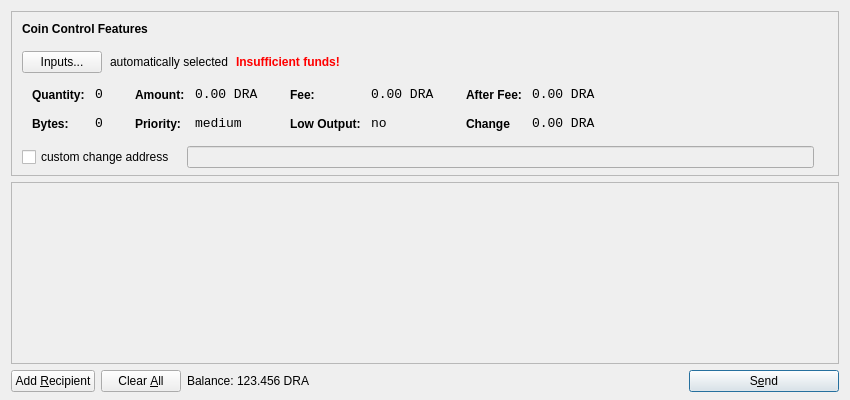
<?xml version="1.0" encoding="UTF-8"?>
<ui version="4.0">
 <class>SendCoinsDialog</class>
 <widget class="QDialog" name="SendCoinsDialog">
  <property name="geometry">
   <rect>
    <x>0</x>
    <y>0</y>
    <width>850</width>
    <height>400</height>
   </rect>
  </property>
  <property name="windowTitle">
   <string>Send Coins</string>
  </property>
  <layout class="QVBoxLayout" name="verticalLayout" stretch="0,1,0">
   <property name="bottomMargin">
    <number>8</number>
   </property>
   <item>
    <widget class="QFrame" name="frameCoinControl">
     <property name="sizePolicy">
      <sizepolicy hsizetype="Expanding" vsizetype="Expanding">
       <horstretch>0</horstretch>
       <verstretch>0</verstretch>
      </sizepolicy>
     </property>
     <property name="maximumSize">
      <size>
       <width>16777215</width>
       <height>16777215</height>
      </size>
     </property>
     <property name="frameShape">
      <enum>QFrame::StyledPanel</enum>
     </property>
     <property name="frameShadow">
      <enum>QFrame::Sunken</enum>
     </property>
     <layout class="QVBoxLayout" name="verticalLayoutCoinControl2">
      <property name="spacing">
       <number>-1</number>
      </property>
      <property name="leftMargin">
       <number>0</number>
      </property>
      <property name="topMargin">
       <number>0</number>
      </property>
      <property name="rightMargin">
       <number>0</number>
      </property>
      <property name="bottomMargin">
       <number>6</number>
      </property>
      <item>
       <layout class="QVBoxLayout" name="verticalLayoutCoinControl" stretch="0,0,0,0,1">
        <property name="spacing">
         <number>0</number>
        </property>
        <property name="leftMargin">
         <number>10</number>
        </property>
        <property name="topMargin">
         <number>10</number>
        </property>
        <item>
         <layout class="QHBoxLayout" name="horizontalLayoutCoinControl1">
          <property name="bottomMargin">
           <number>15</number>
          </property>
          <item>
           <widget class="QLabel" name="labelCoinControlFeatures">
            <property name="sizePolicy">
             <sizepolicy hsizetype="Preferred" vsizetype="Maximum">
              <horstretch>0</horstretch>
              <verstretch>0</verstretch>
             </sizepolicy>
            </property>
            <property name="font">
             <font>
              <weight>75</weight>
              <bold>true</bold>
             </font>
            </property>
            <property name="styleSheet">
             <string notr="true">font-weight:bold;</string>
            </property>
            <property name="text">
             <string>Coin Control Features</string>
            </property>
           </widget>
          </item>
         </layout>
        </item>
        <item>
         <layout class="QHBoxLayout" name="horizontalLayoutCoinControl2" stretch="0,0,0,0">
          <property name="spacing">
           <number>8</number>
          </property>
          <property name="bottomMargin">
           <number>10</number>
          </property>
          <item>
           <widget class="QPushButton" name="pushButtonCoinControl">
            <property name="styleSheet">
             <string notr="true"/>
            </property>
            <property name="text">
             <string>Inputs...</string>
            </property>
           </widget>
          </item>
          <item>
           <widget class="QLabel" name="labelCoinControlAutomaticallySelected">
            <property name="text">
             <string>automatically selected</string>
            </property>
            <property name="margin">
             <number>5</number>
            </property>
           </widget>
          </item>
          <item>
           <widget class="QLabel" name="labelCoinControlInsuffFunds">
            <property name="font">
             <font>
              <weight>75</weight>
              <bold>true</bold>
             </font>
            </property>
            <property name="styleSheet">
             <string notr="true">color:red;font-weight:bold;</string>
            </property>
            <property name="text">
             <string>Insufficient funds!</string>
            </property>
            <property name="margin">
             <number>5</number>
            </property>
           </widget>
          </item>
          <item>
           <spacer name="horizontalSpacerCoinControl">
            <property name="orientation">
             <enum>Qt::Horizontal</enum>
            </property>
            <property name="sizeHint" stdset="0">
             <size>
              <width>40</width>
              <height>1</height>
             </size>
            </property>
           </spacer>
          </item>
         </layout>
        </item>
        <item>
         <widget class="QWidget" name="widgetCoinControl" native="true">
          <property name="sizePolicy">
           <sizepolicy hsizetype="Preferred" vsizetype="Preferred">
            <horstretch>0</horstretch>
            <verstretch>0</verstretch>
           </sizepolicy>
          </property>
          <property name="minimumSize">
           <size>
            <width>0</width>
            <height>0</height>
           </size>
          </property>
          <property name="styleSheet">
           <string notr="true"/>
          </property>
          <layout class="QHBoxLayout" name="horizontalLayoutCoinControl5">
           <property name="margin">
            <number>0</number>
           </property>
           <item>
            <layout class="QHBoxLayout" name="horizontalLayoutCoinControl3" stretch="0,0,0,1">
             <property name="spacing">
              <number>20</number>
             </property>
             <property name="topMargin">
              <number>0</number>
             </property>
             <property name="bottomMargin">
              <number>10</number>
             </property>
             <item>
              <layout class="QFormLayout" name="formLayoutCoinControl1">
               <property name="horizontalSpacing">
                <number>10</number>
               </property>
               <property name="verticalSpacing">
                <number>14</number>
               </property>
               <property name="leftMargin">
                <number>10</number>
               </property>
               <property name="topMargin">
                <number>4</number>
               </property>
               <property name="rightMargin">
                <number>6</number>
               </property>
               <item row="0" column="0">
                <widget class="QLabel" name="labelCoinControlQuantityText">
                 <property name="styleSheet">
                  <string notr="true">font-weight:bold;</string>
                 </property>
                 <property name="text">
                  <string>Quantity:</string>
                 </property>
                 <property name="margin">
                  <number>0</number>
                 </property>
                </widget>
               </item>
               <item row="0" column="1">
                <widget class="QLabel" name="labelCoinControlQuantity">
                 <property name="font">
                  <font>
                   <family>Monospace</family>
                   <pointsize>10</pointsize>
                  </font>
                 </property>
                 <property name="cursor">
                  <cursorShape>IBeamCursor</cursorShape>
                 </property>
                 <property name="contextMenuPolicy">
                  <enum>Qt::ActionsContextMenu</enum>
                 </property>
                 <property name="text">
                  <string>0</string>
                 </property>
                 <property name="margin">
                  <number>0</number>
                 </property>
                 <property name="textInteractionFlags">
                  <set>Qt::LinksAccessibleByMouse|Qt::TextSelectableByKeyboard|Qt::TextSelectableByMouse</set>
                 </property>
                </widget>
               </item>
               <item row="1" column="0">
                <widget class="QLabel" name="labelCoinControlBytesText">
                 <property name="styleSheet">
                  <string notr="true">font-weight:bold;</string>
                 </property>
                 <property name="text">
                  <string>Bytes:</string>
                 </property>
                </widget>
               </item>
               <item row="1" column="1">
                <widget class="QLabel" name="labelCoinControlBytes">
                 <property name="font">
                  <font>
                   <family>Monospace</family>
                   <pointsize>10</pointsize>
                  </font>
                 </property>
                 <property name="cursor">
                  <cursorShape>IBeamCursor</cursorShape>
                 </property>
                 <property name="contextMenuPolicy">
                  <enum>Qt::ActionsContextMenu</enum>
                 </property>
                 <property name="text">
                  <string>0</string>
                 </property>
                 <property name="textInteractionFlags">
                  <set>Qt::LinksAccessibleByMouse|Qt::TextSelectableByKeyboard|Qt::TextSelectableByMouse</set>
                 </property>
                </widget>
               </item>
              </layout>
             </item>
             <item>
              <layout class="QFormLayout" name="formLayoutCoinControl2">
               <property name="horizontalSpacing">
                <number>10</number>
               </property>
               <property name="verticalSpacing">
                <number>14</number>
               </property>
               <property name="leftMargin">
                <number>6</number>
               </property>
               <property name="topMargin">
                <number>4</number>
               </property>
               <property name="rightMargin">
                <number>6</number>
               </property>
               <item row="0" column="0">
                <widget class="QLabel" name="labelCoinControlAmountText">
                 <property name="styleSheet">
                  <string notr="true">font-weight:bold;</string>
                 </property>
                 <property name="text">
                  <string>Amount:</string>
                 </property>
                 <property name="margin">
                  <number>0</number>
                 </property>
                </widget>
               </item>
               <item row="0" column="1">
                <widget class="QLabel" name="labelCoinControlAmount">
                 <property name="font">
                  <font>
                   <family>Monospace</family>
                   <pointsize>10</pointsize>
                  </font>
                 </property>
                 <property name="cursor">
                  <cursorShape>IBeamCursor</cursorShape>
                 </property>
                 <property name="contextMenuPolicy">
                  <enum>Qt::ActionsContextMenu</enum>
                 </property>
                 <property name="text">
                  <string>0.00 DRA</string>
                 </property>
                 <property name="textInteractionFlags">
                  <set>Qt::LinksAccessibleByMouse|Qt::TextSelectableByKeyboard|Qt::TextSelectableByMouse</set>
                 </property>
                </widget>
               </item>
               <item row="1" column="0">
                <widget class="QLabel" name="labelCoinControlPriorityText">
                 <property name="styleSheet">
                  <string notr="true">font-weight:bold;</string>
                 </property>
                 <property name="text">
                  <string>Priority:</string>
                 </property>
                </widget>
               </item>
               <item row="1" column="1">
                <widget class="QLabel" name="labelCoinControlPriority">
                 <property name="font">
                  <font>
                   <family>Monospace</family>
                   <pointsize>10</pointsize>
                  </font>
                 </property>
                 <property name="cursor">
                  <cursorShape>IBeamCursor</cursorShape>
                 </property>
                 <property name="contextMenuPolicy">
                  <enum>Qt::ActionsContextMenu</enum>
                 </property>
                 <property name="text">
                  <string>medium</string>
                 </property>
                 <property name="textInteractionFlags">
                  <set>Qt::LinksAccessibleByMouse|Qt::TextSelectableByKeyboard|Qt::TextSelectableByMouse</set>
                 </property>
                </widget>
               </item>
              </layout>
             </item>
             <item>
              <layout class="QFormLayout" name="formLayoutCoinControl3">
               <property name="horizontalSpacing">
                <number>10</number>
               </property>
               <property name="verticalSpacing">
                <number>14</number>
               </property>
               <property name="leftMargin">
                <number>6</number>
               </property>
               <property name="topMargin">
                <number>4</number>
               </property>
               <property name="rightMargin">
                <number>6</number>
               </property>
               <item row="0" column="0">
                <widget class="QLabel" name="labelCoinControlFeeText">
                 <property name="styleSheet">
                  <string notr="true">font-weight:bold;</string>
                 </property>
                 <property name="text">
                  <string>Fee:</string>
                 </property>
                 <property name="margin">
                  <number>0</number>
                 </property>
                </widget>
               </item>
               <item row="0" column="1">
                <widget class="QLabel" name="labelCoinControlFee">
                 <property name="font">
                  <font>
                   <family>Monospace</family>
                   <pointsize>10</pointsize>
                  </font>
                 </property>
                 <property name="cursor">
                  <cursorShape>IBeamCursor</cursorShape>
                 </property>
                 <property name="contextMenuPolicy">
                  <enum>Qt::ActionsContextMenu</enum>
                 </property>
                 <property name="text">
                  <string>0.00 DRA</string>
                 </property>
                 <property name="textInteractionFlags">
                  <set>Qt::LinksAccessibleByMouse|Qt::TextSelectableByKeyboard|Qt::TextSelectableByMouse</set>
                 </property>
                </widget>
               </item>
               <item row="1" column="0">
                <widget class="QLabel" name="labelCoinControlLowOutputText">
                 <property name="styleSheet">
                  <string notr="true">font-weight:bold;</string>
                 </property>
                 <property name="text">
                  <string>Low Output:</string>
                 </property>
                </widget>
               </item>
               <item row="1" column="1">
                <widget class="QLabel" name="labelCoinControlLowOutput">
                 <property name="font">
                  <font>
                   <family>Monospace</family>
                   <pointsize>10</pointsize>
                  </font>
                 </property>
                 <property name="cursor">
                  <cursorShape>IBeamCursor</cursorShape>
                 </property>
                 <property name="contextMenuPolicy">
                  <enum>Qt::ActionsContextMenu</enum>
                 </property>
                 <property name="text">
                  <string>no</string>
                 </property>
                 <property name="textInteractionFlags">
                  <set>Qt::LinksAccessibleByMouse|Qt::TextSelectableByKeyboard|Qt::TextSelectableByMouse</set>
                 </property>
                </widget>
               </item>
              </layout>
             </item>
             <item>
              <layout class="QFormLayout" name="formLayoutCoinControl4">
               <property name="horizontalSpacing">
                <number>10</number>
               </property>
               <property name="verticalSpacing">
                <number>14</number>
               </property>
               <property name="leftMargin">
                <number>6</number>
               </property>
               <property name="topMargin">
                <number>4</number>
               </property>
               <property name="rightMargin">
                <number>6</number>
               </property>
               <item row="0" column="0">
                <widget class="QLabel" name="labelCoinControlAfterFeeText">
                 <property name="styleSheet">
                  <string notr="true">font-weight:bold;</string>
                 </property>
                 <property name="text">
                  <string>After Fee:</string>
                 </property>
                 <property name="margin">
                  <number>0</number>
                 </property>
                </widget>
               </item>
               <item row="0" column="1">
                <widget class="QLabel" name="labelCoinControlAfterFee">
                 <property name="font">
                  <font>
                   <family>Monospace</family>
                   <pointsize>10</pointsize>
                  </font>
                 </property>
                 <property name="cursor">
                  <cursorShape>IBeamCursor</cursorShape>
                 </property>
                 <property name="contextMenuPolicy">
                  <enum>Qt::ActionsContextMenu</enum>
                 </property>
                 <property name="text">
                  <string>0.00 DRA</string>
                 </property>
                 <property name="textInteractionFlags">
                  <set>Qt::LinksAccessibleByMouse|Qt::TextSelectableByKeyboard|Qt::TextSelectableByMouse</set>
                 </property>
                </widget>
               </item>
               <item row="1" column="0">
                <widget class="QLabel" name="labelCoinControlChangeText">
                 <property name="styleSheet">
                  <string notr="true">font-weight:bold;</string>
                 </property>
                 <property name="text">
                  <string>Change</string>
                 </property>
                </widget>
               </item>
               <item row="1" column="1">
                <widget class="QLabel" name="labelCoinControlChange">
                 <property name="font">
                  <font>
                   <family>Monospace</family>
                   <pointsize>10</pointsize>
                  </font>
                 </property>
                 <property name="cursor">
                  <cursorShape>IBeamCursor</cursorShape>
                 </property>
                 <property name="contextMenuPolicy">
                  <enum>Qt::ActionsContextMenu</enum>
                 </property>
                 <property name="text">
                  <string>0.00 DRA</string>
                 </property>
                 <property name="textInteractionFlags">
                  <set>Qt::LinksAccessibleByMouse|Qt::TextSelectableByKeyboard|Qt::TextSelectableByMouse</set>
                 </property>
                </widget>
               </item>
              </layout>
             </item>
            </layout>
           </item>
          </layout>
         </widget>
        </item>
        <item>
         <layout class="QHBoxLayout" name="horizontalLayoutCoinControl4" stretch="0,0,0">
          <property name="spacing">
           <number>12</number>
          </property>
          <property name="sizeConstraint">
           <enum>QLayout::SetDefaultConstraint</enum>
          </property>
          <property name="topMargin">
           <number>5</number>
          </property>
          <property name="rightMargin">
           <number>5</number>
          </property>
          <item>
           <widget class="QCheckBox" name="checkBoxCoinControlChange">
            <property name="text">
             <string>custom change address</string>
            </property>
           </widget>
          </item>
          <item>
           <widget class="QLineEdit" name="lineEditCoinControlChange">
            <property name="enabled">
             <bool>false</bool>
            </property>
            <property name="sizePolicy">
             <sizepolicy hsizetype="Expanding" vsizetype="Fixed">
              <horstretch>0</horstretch>
              <verstretch>0</verstretch>
             </sizepolicy>
            </property>
           </widget>
          </item>
          <item>
           <widget class="QLabel" name="labelCoinControlChangeLabel">
            <property name="sizePolicy">
             <sizepolicy hsizetype="Preferred" vsizetype="Expanding">
              <horstretch>0</horstretch>
              <verstretch>0</verstretch>
             </sizepolicy>
            </property>
            <property name="minimumSize">
             <size>
              <width>0</width>
              <height>0</height>
             </size>
            </property>
            <property name="text">
             <string/>
            </property>
            <property name="margin">
             <number>3</number>
            </property>
           </widget>
          </item>
         </layout>
        </item>
        <item>
         <spacer name="verticalSpacerCoinControl">
          <property name="orientation">
           <enum>Qt::Vertical</enum>
          </property>
          <property name="sizeHint" stdset="0">
           <size>
            <width>800</width>
            <height>1</height>
           </size>
          </property>
         </spacer>
        </item>
       </layout>
      </item>
     </layout>
    </widget>
   </item>
   <item>
    <widget class="QScrollArea" name="scrollArea">
     <property name="widgetResizable">
      <bool>true</bool>
     </property>
     <widget class="QWidget" name="scrollAreaWidgetContents">
      <property name="geometry">
       <rect>
        <x>0</x>
        <y>0</y>
        <width>830</width>
        <height>165</height>
       </rect>
      </property>
      <layout class="QVBoxLayout" name="verticalLayout_2">
       <property name="margin">
        <number>0</number>
       </property>
       <item>
        <layout class="QVBoxLayout" name="entries">
         <property name="spacing">
          <number>6</number>
         </property>
        </layout>
       </item>
       <item>
        <spacer name="verticalSpacer">
         <property name="orientation">
          <enum>Qt::Vertical</enum>
         </property>
         <property name="sizeHint" stdset="0">
          <size>
           <width>20</width>
           <height>40</height>
          </size>
         </property>
        </spacer>
       </item>
      </layout>
     </widget>
    </widget>
   </item>
   <item>
    <layout class="QHBoxLayout" name="horizontalLayout">
     <item>
      <widget class="QPushButton" name="addButton">
       <property name="toolTip">
        <string>Send to multiple recipients at once</string>
       </property>
       <property name="text">
        <string>Add &amp;Recipient</string>
       </property>
       <property name="icon">
        <iconset resource="../bitcoin.qrc">
         <normaloff>:/icons/add</normaloff>:/icons/add</iconset>
       </property>
       <property name="autoDefault">
        <bool>false</bool>
       </property>
      </widget>
     </item>
     <item>
      <widget class="QPushButton" name="clearButton">
       <property name="sizePolicy">
        <sizepolicy hsizetype="Minimum" vsizetype="Fixed">
         <horstretch>0</horstretch>
         <verstretch>0</verstretch>
        </sizepolicy>
       </property>
       <property name="toolTip">
        <string>Remove all transaction fields</string>
       </property>
       <property name="text">
        <string>Clear &amp;All</string>
       </property>
       <property name="icon">
        <iconset resource="../bitcoin.qrc">
         <normaloff>:/icons/remove</normaloff>:/icons/remove</iconset>
       </property>
       <property name="autoRepeatDelay">
        <number>300</number>
       </property>
       <property name="autoDefault">
        <bool>false</bool>
       </property>
      </widget>
     </item>
     <item>
      <layout class="QHBoxLayout" name="horizontalLayout_2">
       <property name="spacing">
        <number>3</number>
       </property>
       <item>
        <widget class="QLabel" name="label">
         <property name="sizePolicy">
          <sizepolicy hsizetype="Preferred" vsizetype="Fixed">
           <horstretch>0</horstretch>
           <verstretch>0</verstretch>
          </sizepolicy>
         </property>
         <property name="text">
          <string>Balance:</string>
         </property>
        </widget>
       </item>
       <item>
        <widget class="QLabel" name="labelBalance">
         <property name="sizePolicy">
          <sizepolicy hsizetype="Preferred" vsizetype="Fixed">
           <horstretch>0</horstretch>
           <verstretch>0</verstretch>
          </sizepolicy>
         </property>
         <property name="cursor">
          <cursorShape>IBeamCursor</cursorShape>
         </property>
         <property name="text">
          <string>123.456 DRA</string>
         </property>
         <property name="textInteractionFlags">
          <set>Qt::LinksAccessibleByMouse|Qt::TextSelectableByKeyboard|Qt::TextSelectableByMouse</set>
         </property>
        </widget>
       </item>
      </layout>
     </item>
     <item>
      <spacer name="horizontalSpacer">
       <property name="orientation">
        <enum>Qt::Horizontal</enum>
       </property>
       <property name="sizeHint" stdset="0">
        <size>
         <width>40</width>
         <height>20</height>
        </size>
       </property>
      </spacer>
     </item>
     <item>
      <widget class="QPushButton" name="sendButton">
       <property name="minimumSize">
        <size>
         <width>150</width>
         <height>0</height>
        </size>
       </property>
       <property name="toolTip">
        <string>Confirm the send action</string>
       </property>
       <property name="text">
        <string>S&amp;end</string>
       </property>
       <property name="icon">
        <iconset resource="../bitcoin.qrc">
         <normaloff>:/icons/send</normaloff>:/icons/send</iconset>
       </property>
       <property name="default">
        <bool>true</bool>
       </property>
      </widget>
     </item>
    </layout>
   </item>
  </layout>
 </widget>
 <resources>
  <include location="../bitcoin.qrc"/>
 </resources>
 <connections/>
</ui>
